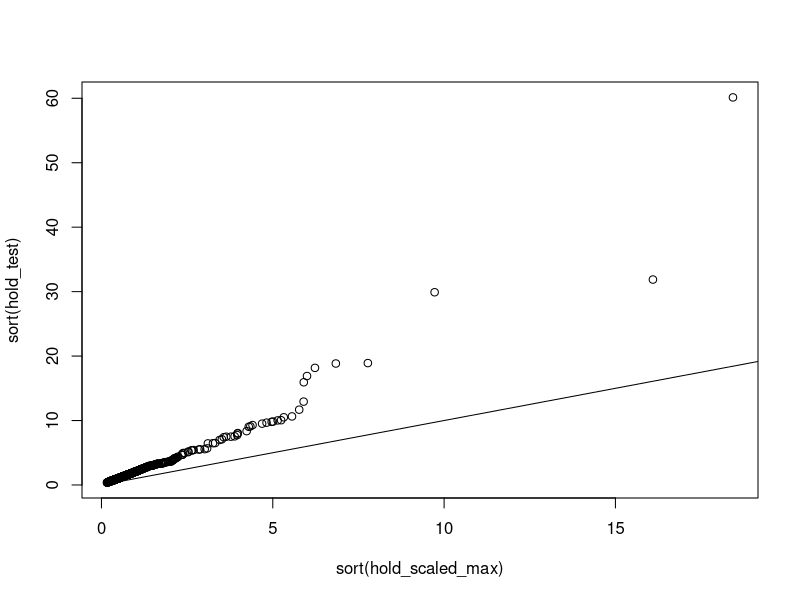

Here is the R script that generated this plot:
# Homework 3 problem 1 
# Part (a)
# This is a function to generate a specified number of random variables with the Frechet distribution.
# Inputs: 
# n - size of the sample of random variables with the Frechet distribution 
# alp - the specified constant value of alpha parameter in the Frechet c.d.f. 
# Output: a vector containing the generated sample with the Frechet distribution
genFrechetDist<-function(n, alp)
{
  u<-runif(n) 
  f<-(log(1/u))^(-1/alp)
  return(f) 
}
hold_test<-genFrechetDist(1000,2) # I used choice of alpha = 2 parameter for the Frechet distribution
# Part (c)
# This is a function to generate a specified number of random variables with the Pareto distribution.
# Inputs:
# n - size of the sample of random variables with the Pareto distribution
# alp - the specified alpha parameter 
# c - the specified c parameter
# Outputs: a vector containing the generated sample with the specified Pareto distribution
genParetoDist<-function(n, alp, c)
{
  u<-runif(n)
  f<-c*(1-u)^(-1/alp)-c
  return(f)
}
N<-1000
n<-250
alpha<-2
c<-1
hold_scaled_max=numeric(N)
for (i in 1:N)
{
  hold_max<-max(genParetoDist(n,alpha,c))
  hold_scaled_max[i]=hold_max/(1000^(1/2))
}
length(hold_scaled_max)
head(hold_scaled_max)
plot(sort(hold_scaled_max), sort(hold_test))
lines(sort(hold_test),sort(hold_test))